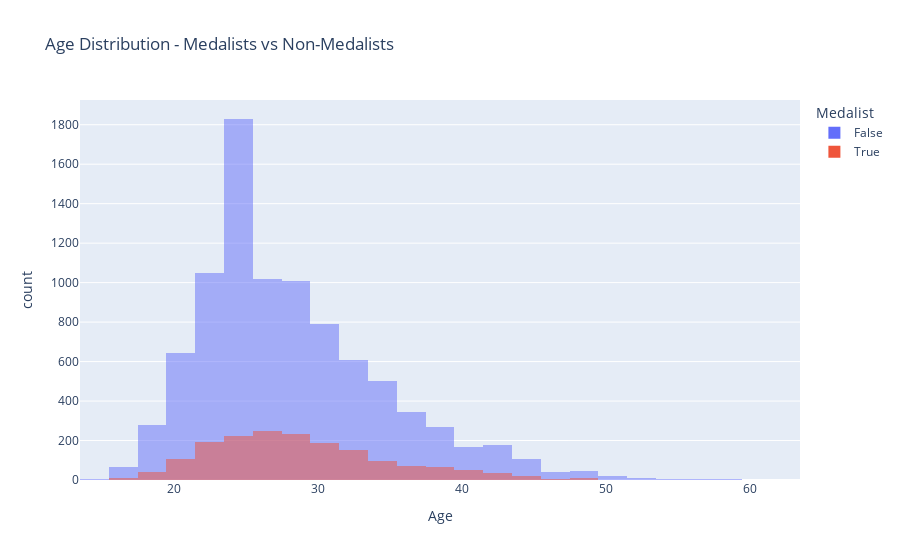

Write notebook code for a chart like this one.
### Code cell
fencing["Medalist"] = fencing["Medal"].notna()

fig = px.histogram(
    fencing,
    x="Age",
    color="Medalist",
    barmode="overlay",
    nbins=30,
    title="Age Distribution - Medalists vs Non-Medalists"
)
fig.show()

### Figure 1 — Plotly figure (JSON) as saved in the notebook; plotly's stock layout.template omitted (floating-point values rounded to 4 significant figures; data arrays with more than 128 entries replaced by an {"elided": "..."} marker saying what was removed)
{"data": [{"bingroup": "x", "hovertemplate": "Medalist=False<br>Age=%{x}<br>count=%{y}<extra></extra>", "legendgroup": "False", "marker": {"color": "#636efa", "opacity": 0.5, "pattern": {"shape": ""}}, "name": "False", "nbinsx": 30, "orientation": "v", "showlegend": true, "type": "histogram", "x": {"elided": "8992 int values"}, "xaxis": "x", "yaxis": "y"}, {"bingroup": "x", "hovertemplate": "Medalist=True<br>Age=%{x}<br>count=%{y}<extra></extra>", "legendgroup": "True", "marker": {"color": "#EF553B", "opacity": 0.5, "pattern": {"shape": ""}}, "name": "True", "nbinsx": 30, "orientation": "v", "showlegend": true, "type": "histogram", "x": {"elided": "1743 int values"}, "xaxis": "x", "yaxis": "y"}], "layout": {"barmode": "overlay", "legend": {"title": {"text": "Medalist"}, "tracegroupgap": 0}, "title": {"text": "Age Distribution - Medalists vs Non-Medalists"}, "xaxis": {"anchor": "y", "domain": [0, 1], "title": {"text": "Age"}}, "yaxis": {"anchor": "x", "domain": [0, 1], "title": {"text": "count"}}}}
